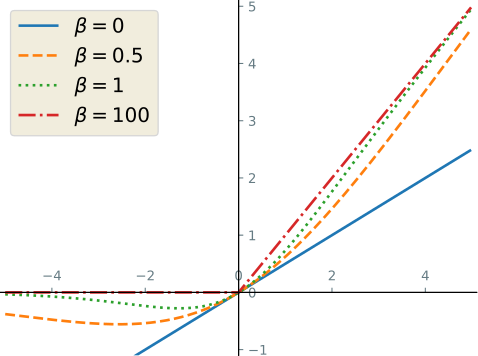

Recreate this plot in Python.
import matplotlib.pyplot as plt
import numpy as np

x = np.arange(-5, 5, 0.02)
beta = [0, 0.5, 1, 100]

swish0 = x / (1 + np.exp(- beta[0] * x))
swish1 = x / (1 + np.exp(- beta[1] * x))
swish2 = x / (1 + np.exp(- beta[2] * x))
swish3 = x / (1 + np.exp(- beta[3] * x))

gamma2 = 0.5
elu = np.maximum(0, x) + np.minimum(0, gamma2 * (np.exp(x) - 1))

plt.axis([-5.1, 5.1, -1.1, 5.1])

with plt.style.context('Solarize_Light2'):

    ax = plt.gca()

    ax.xaxis.set_ticks_position('bottom')
    ax.spines['bottom'].set_position(('data', 0))

    ax.yaxis.set_ticks_position('left')
    ax.spines['left'].set_position(('data', 0))

    ax.xaxis.set_ticks_position('top')
    ax.spines['top'].set_position(('data', 0))

    ax.yaxis.set_ticks_position('right')
    ax.spines['right'].set_position(('data', 0))

    plt.plot(x, swish0, linestyle="-", linewidth=2, label=r'$\beta=0$')
    plt.plot(x, swish1, linestyle="dashed", linewidth=2, label=r'$\beta=0.5$')
    plt.plot(x, swish2, linestyle=":", linewidth=2, label=r'$\beta=1$')
    plt.plot(x, swish3, linestyle="-.", linewidth=2, label=r'$\beta=100$')

    legend = plt.legend(loc='upper left', prop={'family': 'EB Garamond', 'size': 15})
    plt.setp(legend.get_texts())

    plt.show()
